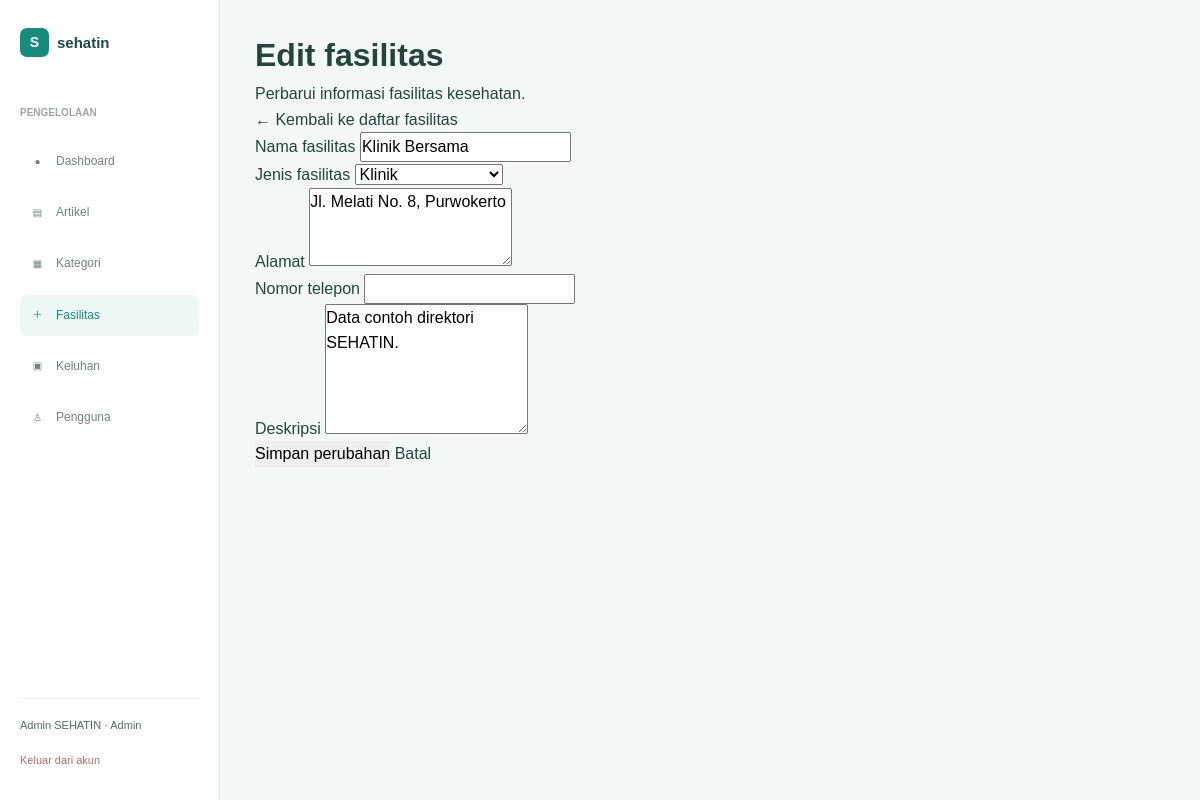
The page /admin/facilities/edit.php?id=2 (signed in) on the database its author committed.
### tables this page shows
CREATE TABLE IF NOT EXISTS facilities (
    id INT AUTO_INCREMENT PRIMARY KEY,
    name VARCHAR(150) NOT NULL,
    type VARCHAR(80) NOT NULL,
    address TEXT NOT NULL,
    phone VARCHAR(30) NULL,
    description TEXT NULL,
    created_at DATETIME NOT NULL DEFAULT CURRENT_TIMESTAMP,
    updated_at DATETIME NULL
);

### admin/facilities/edit.php (the view, shortened to what this page needs)
<?php
require_once __DIR__ . "/../../config/database.php";
$adminName = $_SESSION["name"]
    ?? $_SESSION["username"]
    ?? "Admin";
$allowedTypes = ["Puskesmas", "Klinik", "Rumah sakit"];
$id = filter_input(INPUT_GET, "id", FILTER_VALIDATE_INT);
$stmt = $conn->prepare(
    "SELECT id, name, type, address, phone, description
     FROM facilities
     WHERE id = ?"
);
$stmt->bind_param("i", $id);
$stmt->execute();
$result = $stmt->get_result();
$facility = $result->fetch_assoc();
$name = $facility["name"];
$type = $facility["type"];
$address = $facility["address"];
$phone = $facility["phone"];
$description = $facility["description"];
function e($value)
{
    return htmlspecialchars((string) $value, ENT_QUOTES, "UTF-8");
}
?>
<!DOCTYPE html>
<html lang="id">
<head>
    <link rel="stylesheet" href="../../assets/css/reset.css">
    <link rel="stylesheet" href="../../assets/css/style.css">
    <link rel="stylesheet" href="../../assets/css/admin-dashboard.css">
    <link rel="stylesheet" href="../../assets/css/admin-facilities.css">
</head>
<body class="admin-dashboard-page">
    <div class="admin-layout">
        <aside class="admin-sidebar">
            <a href="../dashboard.php" class="admin-brand">
                <span class="admin-brand-icon">S</span>
                <span>sehatin</span>
            </a>
            <div class="admin-menu">
                <p class="admin-menu-label">PENGELOLAAN</p>
                <nav class="admin-nav">
                    <a href="../dashboard.php" class="admin-nav-link">
                        <span>●</span>
                        Dashboard
                    </a>
                    <a href="../articles/index.php" class="admin-nav-link">
                        <span>▤</span>
                        Artikel
                    </a>
                    <a href="../categories/index.php" class="admin-nav-link">
                        <span>▦</span>
                        Kategori
                    </a>
                    <a href="index.php" class="admin-nav-link active">
                        <span>＋</span>
                        Fasilitas
                    </a>
                    <a href="../complaints/index.php" class="admin-nav-link">
                        <span>▣</span>
                        Keluhan
                    </a>
                    <a href="../users/" class="admin-nav-link">
                        <span>♙</span>
                        Pengguna
                    </a>
                </nav>
            </div>
            <div class="admin-sidebar-bottom">
                <p><?= e($adminName) ?> · Admin</p>
                <a href="../../logout.php">Keluar dari akun</a>
            </div>
        </aside>
        <main class="admin-main">
            <header>
                <h1>Edit fasilitas</h1>
                <p>Perbarui informasi fasilitas kesehatan.</p>
            </header>
            <section>
                <a href="index.php">← Kembali ke daftar fasilitas</a>
                <form action="edit.php?id=<?= (int) $id ?>" method="POST">
                    <div>
                        <label for="name">Nama fasilitas</label>
                        <input
                            type="text"
                            id="name"
                            name="name"
                            value="<?= e($name) ?>"
                            required
                        >
                    </div>
                    <div>
                        <label for="type">Jenis fasilitas</label>
                        <select id="type" name="type" required>
                            <?php foreach ($allowedTypes as $allowedType): ?>
                                <option
                                    value="<?= e($allowedType) ?>"
                                    <?= $type === $allowedType ? "selected" : "" ?>
                                >
                                    <?= e($allowedType) ?>
                                </option>
                            <?php endforeach; ?>
                        </select>
                    </div>
                    <div>
                        <label for="address">Alamat</label>
                        <textarea
                            id="address"
                            name="address"
                            rows="3"
                            required
                        ><?= e($address) ?></textarea>
                    </div>
                    <div>
                        <label for="phone">Nomor telepon</label>
                        <input
                            type="text"
                            id="phone"
                            name="phone"
                            value="<?= e($phone) ?>"
                        >
                    </div>
                    <div>
                        <label for="description">Deskripsi</label>
                        <textarea
                            id="description"
                            name="description"
                            rows="5"
                            required
                        ><?= e($description) ?></textarea>
                    </div>
                    <button type="submit">
                        Simpan perubahan
                    </button>
                    <a href="index.php">Batal</a>
                </form>
            </section>
        </main>
    </div>
</body>
</html>

### assets/css/style.css (style rules this page uses)
:root { --primary: #087F73; --dark-green: #164F49; --light-green: #E8F5F2; --background: #F3F8F6; --white: #FFFFFF; --text: #203B39; --muted: #718580; --border: #E1EAE7; --orange: #F59678; --yellow: #F3C968; }
body { background-color: var(--background); color: var(--text); }
button { border: none; }

### assets/css/admin-dashboard.css (style rules this page uses)
.admin-dashboard-page { margin: 0; background: #f3f8f6; color: #25443d; }
.admin-dashboard-page * { box-sizing: border-box; }
.admin-dashboard-page a { text-decoration: none; }
.admin-layout { display: flex; min-height: 100vh; }
.admin-sidebar { width: 220px; min-width: 220px; background: #fff; border-right: 1px solid #e8efeb; padding: 28px 20px; display: flex; flex-direction: column; }
.admin-brand { display: flex; align-items: center; gap: 8px; color: #194c45; font-size: 15px; font-weight: 700; margin-bottom: 48px; }
.admin-brand-icon { width: 29px; height: 29px; display: flex; justify-content: center; align-items: center; background: #168c7d; color: #fff; border-radius: 7px; font-size: 14px; }
.admin-menu-label { color: #99a8a1; font-size: 10px; font-weight: 600; margin-bottom: 20px; }
.admin-nav { display: flex; flex-direction: column; gap: 10px; }
.admin-nav-link { display: flex; align-items: center; gap: 10px; padding: 11px 9px; border-radius: 7px; color: #71847b; font-size: 12px; transition: 0.2s; }
.admin-nav-link span { width: 17px; text-align: center; font-size: 10px; }
.admin-nav-link:hover, .admin-nav-link.active { color: #168c7d; background: #edf7f3; }
.admin-sidebar-bottom { margin-top: auto; padding-top: 18px; border-top: 1px solid #edf1ee; }
.admin-sidebar-bottom p { color: #526b61; font-size: 11px; margin-bottom: 12px; }
.admin-sidebar-bottom a { color: #b56b65; font-size: 11px; }
.admin-main { flex: 1; min-width: 0; padding: 30px 35px; }

### rows shown on the page
facilities: name "Klinik Bersama", address "Jl. Melati No. 8, Purwokerto", description "Data contoh direktori SEHATIN."

### other values the page prints
$adminName "Admin SEHATIN"
form field type "Klinik"
